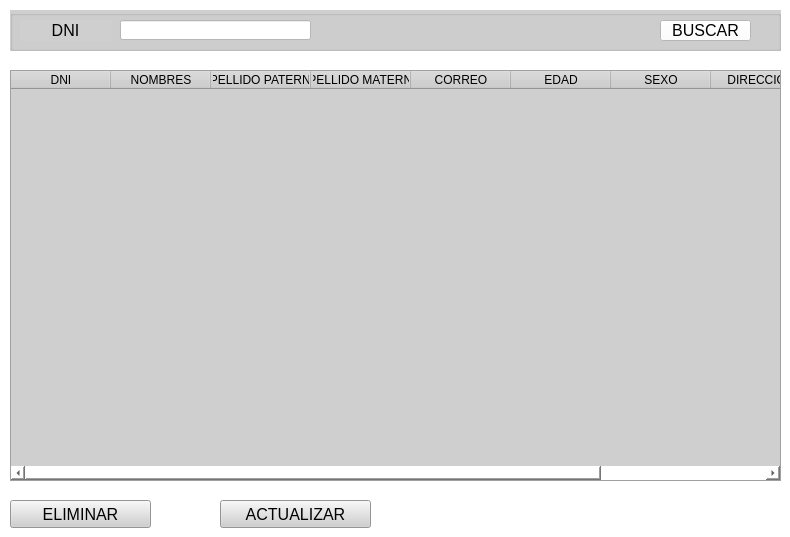
           <widget class="QWidget" name="tabLciente">
            <property name="styleSheet">
             <string notr="true">background-color: rgb(255, 255, 255);</string>
            </property>
            <attribute name="icon">
             <iconset>
              <activeon>C:/Users/SEBAS/Downloads/imagenes/actualizaremp.png</activeon>
             </iconset>
            </attribute>
            <attribute name="title">
             <string>LISTA DE CLIENTES</string>
            </attribute>
            <widget class="QTableWidget" name="tableWidget">
             <property name="geometry">
              <rect>
               <x>10</x>
               <y>70</y>
               <width>771</width>
               <height>411</height>
              </rect>
             </property>
             <property name="styleSheet">
              <string notr="true">background-color: rgb(207, 207, 207);</string>
             </property>
             <column>
              <property name="text">
               <string>DNI</string>
              </property>
             </column>
             <column>
              <property name="text">
               <string>NOMBRES</string>
              </property>
             </column>
             <column>
              <property name="text">
               <string>APELLIDO PATERNO</string>
              </property>
             </column>
             <column>
              <property name="text">
               <string>APELLIDO MATERNO</string>
              </property>
             </column>
             <column>
              <property name="text">
               <string>CORREO</string>
              </property>
             </column>
             <column>
              <property name="text">
               <string>EDAD</string>
              </property>
             </column>
             <column>
              <property name="text">
               <string>SEXO</string>
              </property>
             </column>
             <column>
              <property name="text">
               <string>DIRECCION</string>
              </property>
             </column>
             <column>
              <property name="text">
               <string>CIUDAD</string>
              </property>
             </column>
            </widget>
            <widget class="QGroupBox" name="groupBox_2">
             <property name="geometry">
              <rect>
               <x>10</x>
               <y>10</y>
               <width>771</width>
               <height>41</height>
              </rect>
             </property>
             <property name="styleSheet">
              <string notr="true">background-color: rgb(207, 207, 207);</string>
             </property>
             <property name="title">
              <string/>
             </property>
             <widget class="QLineEdit" name="cDni2">
              <property name="geometry">
               <rect>
                <x>110</x>
                <y>10</y>
                <width>191</width>
                <height>20</height>
               </rect>
              </property>
              <property name="styleSheet">
               <string notr="true">background-color: rgb(255, 255, 255);</string>
              </property>
              <property name="text">
               <string/>
              </property>
              <property name="alignment">
               <set>Qt::AlignCenter</set>
              </property>
             </widget>
             <widget class="QLabel" name="promedio_39">
              <property name="geometry">
               <rect>
                <x>10</x>
                <y>10</y>
                <width>91</width>
                <height>21</height>
               </rect>
              </property>
              <property name="font">
               <font>
                <pointsize>12</pointsize>
               </font>
              </property>
              <property name="styleSheet">
               <string notr="true"/>
              </property>
              <property name="text">
               <string>DNI</string>
              </property>
              <property name="alignment">
               <set>Qt::AlignCenter</set>
              </property>
             </widget>
             <widget class="QPushButton" name="cBuscar">
              <property name="geometry">
               <rect>
                <x>650</x>
                <y>10</y>
                <width>91</width>
                <height>21</height>
               </rect>
              </property>
              <property name="font">
               <font>
                <pointsize>12</pointsize>
               </font>
              </property>
              <property name="styleSheet">
               <string notr="true">background-color: rgb(255, 255, 255);</string>
              </property>
              <property name="text">
               <string>BUSCAR</string>
              </property>
              <property name="icon">
               <iconset>
                <activeon>C:/Users/SEBAS/Downloads/imagenes/busquedavideo.png</activeon>
               </iconset>
              </property>
              <property name="iconSize">
               <size>
                <width>16</width>
                <height>16</height>
               </size>
              </property>
             </widget>
            </widget>
            <widget class="QPushButton" name="cActualizar">
             <property name="geometry">
              <rect>
               <x>220</x>
               <y>500</y>
               <width>151</width>
               <height>28</height>
              </rect>
             </property>
             <property name="font">
              <font>
               <pointsize>12</pointsize>
              </font>
             </property>
             <property name="styleSheet">
              <string notr="true">background-color: rgb(207, 207, 207);</string>
             </property>
             <property name="text">
              <string>ACTUALIZAR</string>
             </property>
             <property name="icon">
              <iconset>
               <activeon>C:/Users/SEBAS/Downloads/imagenes/actualizarest.png</activeon>
              </iconset>
             </property>
             <property name="iconSize">
              <size>
               <width>20</width>
               <height>20</height>
              </size>
             </property>
            </widget>
            <widget class="QPushButton" name="cEliminar">
             <property name="geometry">
              <rect>
               <x>10</x>
               <y>500</y>
               <width>141</width>
               <height>28</height>
              </rect>
             </property>
             <property name="font">
              <font>
               <pointsize>12</pointsize>
              </font>
             </property>
             <property name="styleSheet">
              <string notr="true">background-color: rgb(207, 207, 207);</string>
             </property>
             <property name="text">
              <string>ELIMINAR</string>
             </property>
             <property name="icon">
              <iconset>
               <activeon>C:/Users/SEBAS/Downloads/imagenes/eliminarfichacalificacion.png</activeon>
              </iconset>
             </property>
             <property name="iconSize">
              <size>
               <width>20</width>
               <height>20</height>
              </size>
             </property>
            </widget>
           </widget>
